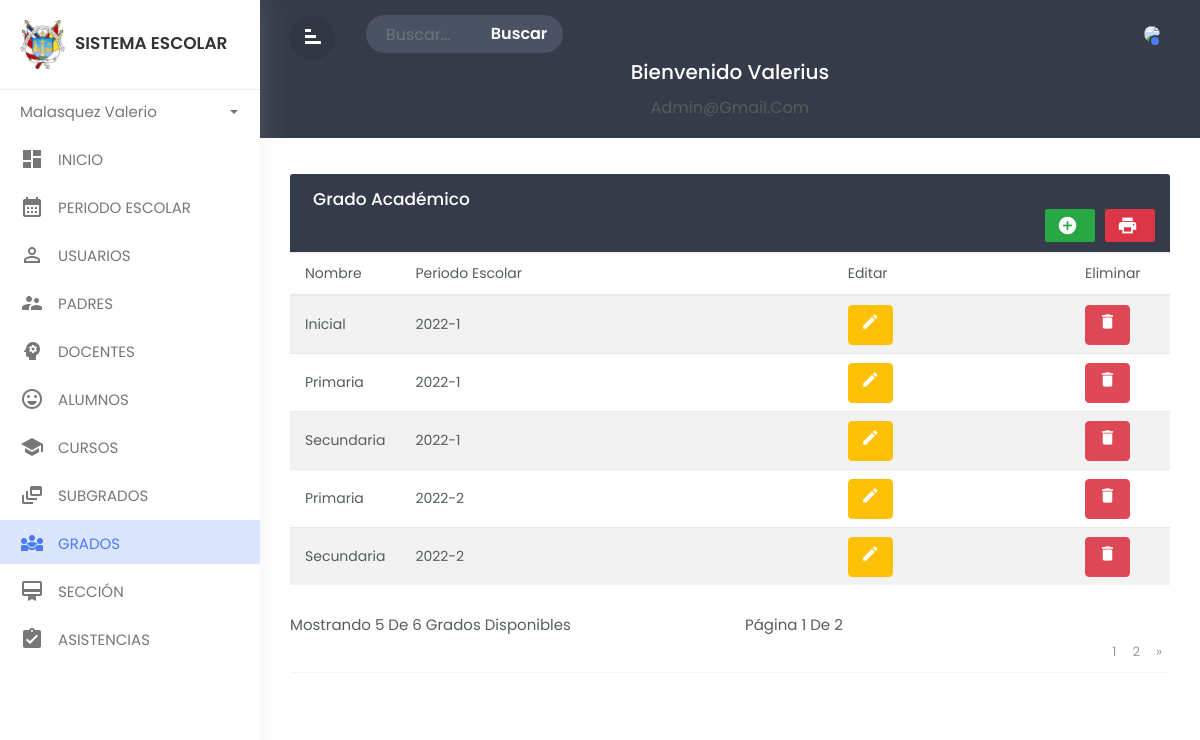
Page /School-System/Views/grade/mostrar.php (signed in) on the committed database.
### tables this page shows
CREATE TABLE `degree` (
  `iddeg` int(11) NOT NULL,
  `idper` int(11) NOT NULL,
  `nomgra` varchar(25) NOT NULL,
  `fere` timestamp NOT NULL DEFAULT current_timestamp() ON UPDATE current_timestamp()
);

CREATE TABLE `period` (
  `idper` int(11) NOT NULL,
  `numperi` char(11) NOT NULL,
  `starperi` date NOT NULL,
  `endperi` date NOT NULL,
  `nomperi` varchar(150) NOT NULL,
  `state` varchar(15) NOT NULL,
  `fere` timestamp NOT NULL DEFAULT current_timestamp() ON UPDATE current_timestamp()
);

### School-System/Views/grade/mostrar.php (the view, shortened to what this page needs)
<!doctype html>
<html lang="en">
<head>
    <link rel="stylesheet" href="../../Assets/css/bootstrap-1.min.css">
    <link rel="stylesheet" href="../../Assets/css/custom.css">
    <link href="https://cdn.datatables.net/1.12.1/css/jquery.dataTables.min.css" rel="stylesheet">
    <link href="../../Assets/css/font-awesome.min.css" rel="stylesheet" />
    <link rel="stylesheet" type="text/css" href="https://cdnjs.cloudflare.com/ajax/libs/twitter-bootstrap/4.5.0/js/bootstrap.min.js.map">
</head>
<body>
    <div class="wrapper">
        <nav id="sidebar">
            <div class="sidebar-header">
                <h3><img src="../../Assets/img/logo1-preview.png" class="img-fluid" /><span>Sistema escolar</span></h3>
            </div>
            <ul class="list-unstyled components">
                <li class="dropdown">
                    <a href="#pageSubmenu3" data-toggle="collapse" aria-expanded="false" class="dropdown-toggle">
                        <span><?php echo ucfirst($_SESSION['nombre']); ?></span></a>
                </li>
                <li class="">
                    <a href="../admin/pages-admin.php" class="dashboard"><i class="material-icons">dashboard</i>
                        <span>INICIO</span></a>
                </li>
                <li class="">
                    <a href="../period/mostrar.php"><i class="material-icons">calendar_month</i>
                        <span>PERIODO ESCOLAR</span></a>
                </li>
                <li class="">
                    <a href="../users/mostrar.php"><i class="material-icons">person_outline</i>
                        <span>USUARIOS</span></a>
                </li>
                <li class="">
                    <a href="../fathers/mostrar.php"><i class="material-icons">supervisor_account</i>
                        <span>PADRES</span></a>
                </li>
                <li class="">
                    <a href="../teachers/mostrar.php"><i class="material-icons">psychology</i>
                        <span>DOCENTES</span></a>
                </li>
                <li class="">
                    <a href="../students/mostrar.php"><i class="material-icons">sentiment_very_satisfied</i>
                        <span>ALUMNOS</span></a>
                </li>
                <li class="">
                    <a href="../careers/mostrar.php"><i class="material-icons">school</i>
                        <span>CURSOS</span></a>
                </li>
                <li class="">
                    <a href="../subgrade/mostrar.php"><i class="material-icons">dynamic_feed</i>
                        <span>SUBGRADOS</span></a>
                </li>
                <li class="active">
                    <a href="../grade/mostrar.php"><i class="material-icons">diversity_3</i>
                        <span>GRADOS</span></a>
                </li>
                <li class="">
                    <a href="../groups/mostrar.php"><i class="material-icons">card_membership</i>
                        <span>SECCIÓN</span></a>
                </li>
                <li class="">
                    <a href="../assists/mostrar.php"><i class="material-icons">assignment_turned_in</i>
                        <span>ASISTENCIAS</span></a>
                </li>
            </ul>
        </nav>
        <div id="content">
            <div class="top-navbar">
                <div class="xp-topbar">
                    <div class="row">
                        <div class="col-2 col-md-1 col-lg-1 order-2 order-md-1 align-self-center">
                            <div class="xp-menubar">
                                <span class="material-icons text-white">signal_cellular_alt
                                </span>
                            </div>
                        </div>
                        <div class="col-md-5 col-lg-3 order-3 order-md-2">
                            <div class="xp-searchbar">
                                <form>
                                    <div class="input-group">
                                        <input type="search" class="form-control" placeholder="Buscar...">
                                        <div class="input-group-append">
                                            <button class="btn" type="submit" id="button-addon2">Buscar</button>
                                        </div>
                                    </div>
                                </form>
                            </div>
                        </div>
                        <div class="col-10 col-md-6 col-lg-8 order-1 order-md-3">
                            <div class="xp-profilebar text-right">
                                <nav class="navbar p-0">
                                    <ul class="nav navbar-nav flex-row ml-auto">
                                        <li class="nav-item dropdown">
                                            <a class="nav-link" href="#" data-toggle="dropdown">
                                                <?php if (isset($_SESSION['profileImage'])) : ?>
                                                    <img src="../../<?php echo $_SESSION['profileImage']; ?>" style="width:40px; border-radius:50%;" />
                                                <?php else : ?>
                                                    <img src="../../Assets/img/user.jpg" style="width:40px; border-radius:50%;" />
                                                <?php endif; ?>
                                                <span class="xp-user-live"></span>
                                            </a>
                                        </li>
                                    </ul>
                                </nav>
                            </div>
                        </div>
                    </div>
                </div>
                <div class="xp-breadcrumbbar text-center">
                    <h4 class="page-title">Bienvenido&nbsp;<?php echo ucfirst($_SESSION['usuario']); ?></h4>
                    <ol class="breadcrumb">
                        <li class="breadcrumb-item"><?php echo ucfirst($_SESSION['correo']); ?></li>
                    </ol>
                </div>
            </div>
            <div class="main-content">
                <div class="row">
                    <div class="col-md-12">
                        <div class="table-wrapper">
                            <div class="table-title">
                                <div class="row">
                                    <div class="col-sm-6 p-0 d-flex justify-content-lg-start justify-content-center">
                                        <h2 class="ml-lg-2">Grado académico</h2>
                                    </div>
                                    <div class="col-sm-12 p-0 d-flex justify-content-lg-end justify-content-center">
                                        <a href="#addEmployeeModal" class="btn btn-success" data-toggle="modal">
                                            <i class="material-icons">&#xE147;</i> </a>
                                        <a href="plantilla.php" class="btn btn-danger">
                                            <i class="material-icons">print</i> </a>
                                    </div>
                                </div>
                            </div>
                            <?php
                            require '../../Config/config.php';
                            $productosPorPagina = 5;
                            $pagina = 1;
                            $limit = $productosPorPagina;
                            $offset = ($pagina - 1) * $productosPorPagina;
                            $sentencia = $connect->query("SELECT degree.iddeg, period.idper, period.numperi, period.starperi, period.endperi, period.nomperi, degree.nomgra, degree.fere,count(*) AS conteo FROM degree INNER JOIN period ON degree.idper = period.idper;");
                            $conteo = $sentencia->fetchObject()->conteo;
                            $paginas = ceil($conteo / $productosPorPagina);
                            $sentencia = $connect->prepare("SELECT degree.iddeg, period.idper, period.numperi, period.starperi, period.endperi, period.nomperi, degree.nomgra, degree.fere FROM degree INNER JOIN period ON degree.idper = period.idper LIMIT ? OFFSET ?");
                            $sentencia->execute([$limit, $offset]);
                            $productos = $sentencia->fetchAll(PDO::FETCH_OBJ);
                            ?>
                            <table class="table table-striped table-hover">
                                <thead>
                                    <tr>
                                        <th>Nombre</th>
                                        <th>Periodo escolar</th>
                                        <th>Editar</th>
                                        <th>Eliminar</th>
                                    </tr>
                                </thead>
                                <tbody>
                                    <?php foreach ($productos as $persona) { ?>
                                        <tr>
                                            <td><?php echo $persona->nomgra ?></td>
                                            <td><?php echo $persona->numperi ?></td>
                                            <td>
                                                <form method='POST' action='<?php $_SERVER['PHP_SELF'] ?>'>
                                                    <button name='editar' class='btn btn-warning text-white'><i class='material-icons' data-toggle='tooltip' title='Edit'>&#xE254;</i></button>
                                                </form>
                                            </td>
                                            <td>
                                                <form onsubmit="return confirm('Realmente desea eliminar el registro?');" method='POST' action='<?php $_SERVER['PHP_SELF'] ?>'>
                                                    <button name='eliminar' class='btn btn-danger text-white'><i class='material-icons' title='Delete'>&#xE872;</i></button>
                                                </form>
                                            </td>
                                        </tr>
                                    <?php } ?>
                                </tbody>
                            </table>
                            <nav aria-label="Page navigation example">
                                <div class="row">
                                    <div class="col-xs-12 col-sm-6">
                                        <p>Mostrando <?php echo $productosPorPagina ?> de <?php echo $conteo ?> grados disponibles</p>
                                    </div>
                                    <div class="col-xs-12 col-sm-6">
                                        <p>Página <?php echo $pagina ?> de <?php echo $paginas ?> </p>
                                    </div>
                                </div>
                                <ul class="pagination">
                                    <?php for ($x = 1; $x <= $paginas; $x++) { ?>
                                        <li class="<?php if ($x == $pagina) echo "active" ?>">
                                            <a href="./mostrar?pagina=<?php echo $x ?>">
                                                <?php echo $x ?></a>
                                        </li>
                                    <?php } ?>
                                    <?php if ($pagina < $paginas) { ?>
                                        <li>
                                            <a href="./mostrar?pagina=<?php echo $pagina + 1 ?>">
                                                <span aria-hidden="true">&raquo;</span>
                                            </a>
                                        </li>
                                    <?php } ?>
                                </ul>
                            </nav>
                        </div>
                    </div>
                </div>
            </div>
        </div>
    </div>
</body>
</html>

### rows in the picture
degree: nomgra "Inicial", idper.numperi "2022-1"
degree: nomgra "Primaria", idper.numperi "2022-1"
degree: nomgra "Secundaria", idper.numperi "2022-1"
degree: nomgra "Primaria", idper.numperi "2022-2"
degree: nomgra "Secundaria", idper.numperi "2022-2"

### other values in the picture
$_SESSION['nombre'] "Malasquez Valerio"
$_SESSION['usuario'] "Valerius"
$_SESSION['correo'] "Admin@gmail.com"
$productosPorPagina "5"
$conteo "6"
$pagina "1"
$paginas "2"
